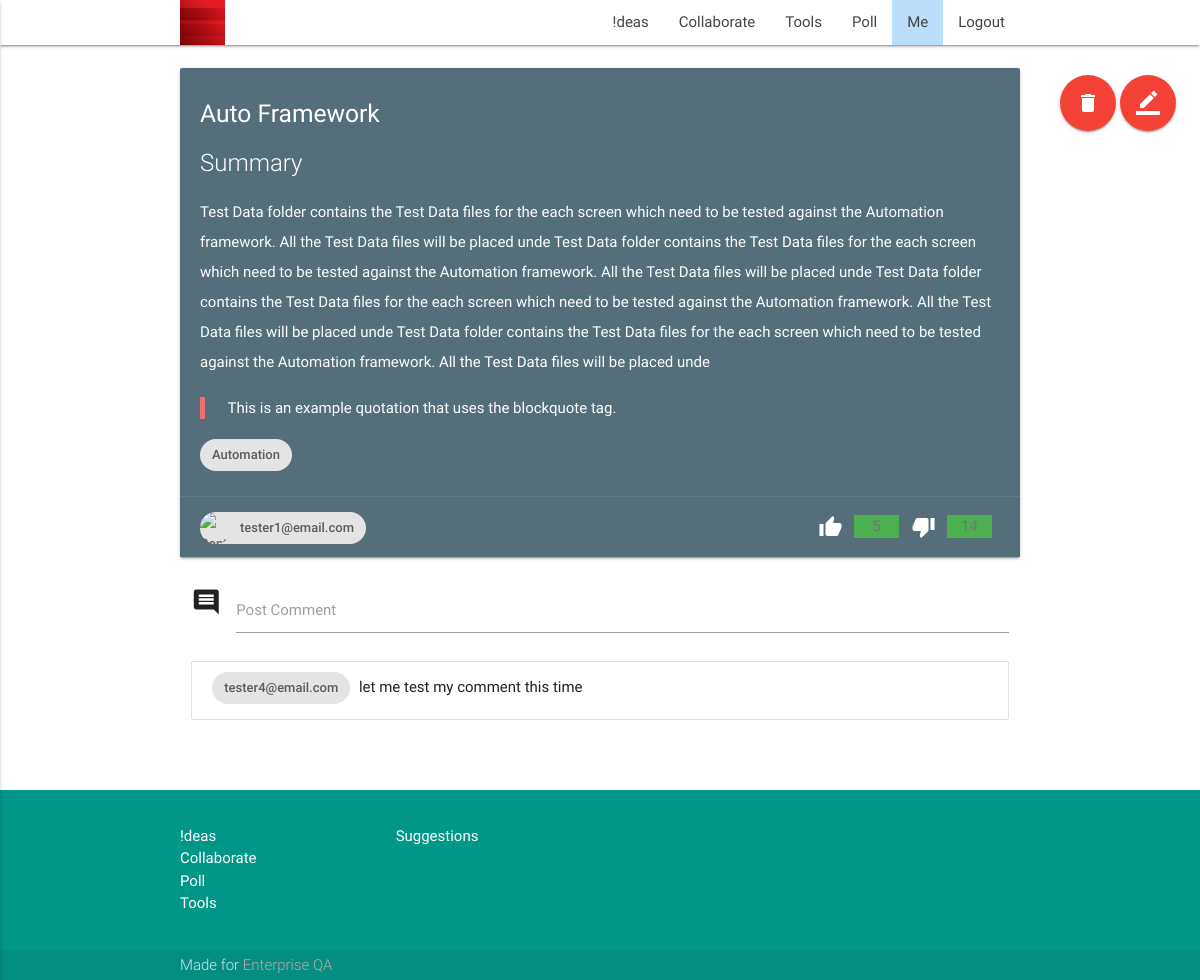
The page /ideas/details/1 on the database its author committed.
### database.py (models this page shows)
class Ideas(Base):
    __tablename__ = 'ideas'
    id = Column(Integer, primary_key=True)
    title = Column(String(150), nullable=False)
    summary = Column(String(2000), nullable=False)
    tags = Column(String(30), nullable=True)
    filename = Column(String(50), nullable=True)
    filePath = Column(String(100), nullable=True)
    user_id = Column(Integer, ForeignKey(User.id))
    isActive = Column(Boolean, default=True)
    usability = Column(Boolean, default=False)
    createdDate = Column(DateTime(timezone=True), server_default=func.now())
    updatedDate = Column(DateTime(timezone=True), onupdate=func.now())
    user = relationship(User)
    '''@property
    def serialize(self):
    """Return object data in easily serializeable format"""
    return {
        'id': self.id,
        'title': self.title,
        'summary': self.summary,
    }'''

class User(Base):
    __tablename__ = 'users'
    id = Column(Integer, primary_key=True)
    name = Column(String(100), nullable=False)
    email = Column(String(100), unique=True, nullable=False)
    password = Column(String(20), nullable=False)
    isActive = Column(Boolean, default=True)
    role_id = Column(Integer, ForeignKey(Role.id))
    role = relationship(Role)
    '''@property
    def serialize(self):
        """Return object data in easily serializeable format"""
        return {
            'id': self.id,
            'name': self.name,
            'email': self.email,
        }'''

class Comments(Base):
    __tablename__ = 'comments'
    id = Column(Integer, primary_key=True)
    idea_id = Column(Integer, ForeignKey(Ideas.id))
    comment = Column(String(200), nullable=False)
    isActive = Column(Boolean, default=True)
    createdBy = Column(Integer, ForeignKey(User.id))
    createdDate = Column(DateTime(timezone=True), server_default=func.now())
    updatedDate = Column(DateTime(timezone=True), onupdate=func.now())
    user = relationship("User", foreign_keys=[createdBy])
    idea = relationship("Ideas", foreign_keys=[idea_id])

### app.py (the view)
@app.route('/ideas/details/<int:idea_id>')
def ideaDetails(idea_id):
    try:
        details = dbsession.query(Ideas).filter(Ideas.id == idea_id).one()
        comment = dbsession.query(Comments).filter(Comments.idea_id == idea_id).all()
        like = dbsession.query(Likes).filter(and_(Likes.idea_id == idea_id, Likes.like == True)).count()
        dislike = dbsession.query(Likes).filter(and_(Likes.idea_id == idea_id, Likes.like == False)).count()
        return render_template('ideas/ideaDetails.html', detail=details, comments=comment, likes=like, dislikes=dislike)
    except NoResultFound:
        flash('No ideas found with this Title/ID!')
        return redirect(url_for('ideas'), code=302)

### templates/ideas/ideaDetails.html (shortened to what this page needs)
{% extends "layout.html" %}
{% block content %}
<div class="container">
    <div class="section">
      <div class="row ">
        <div class="col s12 m12 l12">
          <div class="card blue-grey darken-1">
            <div class="card-content white-text">
                {%  if detail: %}
				<h5>{{ detail.title }}</h5>
				<h5 class="card-title">Summary</h5>
					<p>
						{{ detail.summary }}
						{{ detail.summary }}
						{{ detail.summary }}
						{{ detail.summary }}
					</p>
				<blockquote>
					This is an example quotation that uses the blockquote tag.
				</blockquote>
				<div class="chip">
					{{ detail.tags }}
				</div>
		  	</div>
			<div class="card-action" style="padding:10px 20px 50px 20px;">
				<div class="container col s6" style="padding:5px 0px 0px 0px;">
					<div class="chip">
						<img src="http://materializecss.com/images/yuna.jpg" alt="Contact Person">
							{{ detail.user.email }}
					</div>
				</div>
				<div class="container col s6" style="padding: 8px">
					<span class="badge green" id="dresult">{{dislikes}}</span>
					<a class="badge" href="#" id="dislike" style="margin-right: 1px; color: #ffffff;"><i class="material-icons prefix">thumb_down</i></a>
					<span class="badge green" id="result">{{likes}}</span>
					<a class="badge" href="#" id="like" style="margin-right: 1px; color: #ffffff;"><i class="material-icons prefix">thumb_up</i></a>
                </div>
            </div>
			    {% endif %}
			<div class="fixed-action-btn" style="top: 60px; right: 24px;">
				<a class="btn-floating btn-large waves-effect waves-light red modal-trigger" href="{{ url_for('deleteIdea', idea_id=detail.id) }}"><i class="material-icons">delete</i></a>
				<a class="btn-floating btn-large waves-effect waves-light red modal-trigger" href="{{ url_for('editIdea', idea_id=detail.id) }}"><i class="material-icons">border_color</i></a>
			</div>
		  </div>
		  <div class="input-field col s12">
              <form action="/ideas/comments" method="POST">
                <i class="material-icons prefix">comment</i>
                <input type="text" name="comment" type="submit" id="autocomplete-input" class="autocomplete">
                <label for="autocomplete-input">Post Comment</label>
              </form>
		  </div>
		  {%  if comments: %}
		  <div class="col s12 m12 l12">
          	<ul class="collection">
				{% for comment in comments %}
		      		<li class="collection-item">
                  		<div class="chip">
                    		{{comment.user.email}}
          	      		</div>
                  		{{comment.comment}}
              		</li>
		  		{% endfor %}
        	</ul>
		  </div>
		  {% endif %}
        </div>
      </div>
    </div>
</div>
{% endblock %}

### static/css/style.css (style rules this page uses)
p { line-height: 2rem; }

### templates/layout.html (style rules this page uses)
body { display: flex; min-height: 100vh; flex-direction: column; }

### rows shown on the page
Ideas: title "Auto Framework", summary "Test Data folder contains the Test Data files for the each screen which need to be tested against the Automation framework. All the Test Data files will be placed unde", tags "Automation"
User: user.email "tester1@email.com"
Comments: user.email "tester4@email.com", comment "let me test my comment this time"
